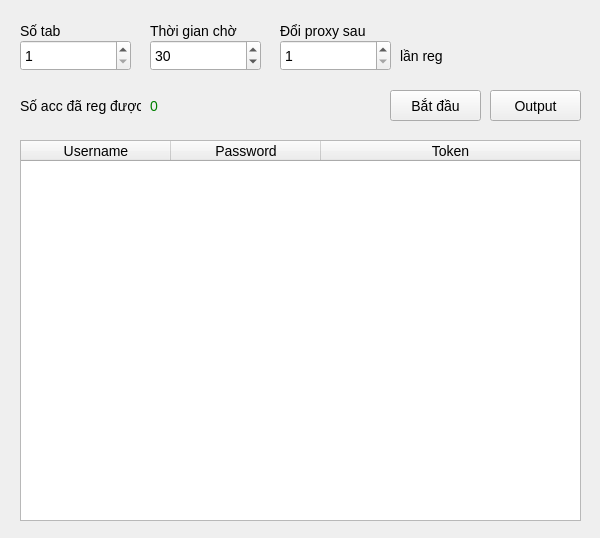
<?xml version="1.0" encoding="UTF-8"?>
<ui version="4.0">
 <class>MainWindow</class>
 <widget class="QMainWindow" name="MainWindow">
  <property name="geometry">
   <rect>
    <x>0</x>
    <y>0</y>
    <width>600</width>
    <height>538</height>
   </rect>
  </property>
  <property name="minimumSize">
   <size>
    <width>600</width>
    <height>538</height>
   </size>
  </property>
  <property name="maximumSize">
   <size>
    <width>600</width>
    <height>538</height>
   </size>
  </property>
  <property name="windowTitle">
   <string>BLOX REG</string>
  </property>
  <property name="styleSheet">
   <string notr="true">* {
	font-family: &quot;Segoe UI&quot;;
	font-size: 14px;
}

#label_3 {
	color: green;
}</string>
  </property>
  <widget class="QWidget" name="centralwidget">
   <layout class="QHBoxLayout" name="horizontalLayout">
    <property name="spacing">
     <number>0</number>
    </property>
    <property name="leftMargin">
     <number>10</number>
    </property>
    <property name="topMargin">
     <number>10</number>
    </property>
    <property name="rightMargin">
     <number>10</number>
    </property>
    <property name="bottomMargin">
     <number>10</number>
    </property>
    <item>
     <widget class="QFrame" name="frame">
      <property name="frameShape">
       <enum>QFrame::NoFrame</enum>
      </property>
      <property name="frameShadow">
       <enum>QFrame::Raised</enum>
      </property>
      <widget class="QLabel" name="label">
       <property name="geometry">
        <rect>
         <x>10</x>
         <y>10</y>
         <width>47</width>
         <height>21</height>
        </rect>
       </property>
       <property name="text">
        <string>Số tab</string>
       </property>
      </widget>
      <widget class="QSpinBox" name="spinBox">
       <property name="geometry">
        <rect>
         <x>10</x>
         <y>30</y>
         <width>111</width>
         <height>31</height>
        </rect>
       </property>
       <property name="minimum">
        <number>1</number>
       </property>
      </widget>
      <widget class="QLabel" name="label_2">
       <property name="geometry">
        <rect>
         <x>10</x>
         <y>80</y>
         <width>121</width>
         <height>31</height>
        </rect>
       </property>
       <property name="text">
        <string>Số acc đã reg được:</string>
       </property>
      </widget>
      <widget class="QLabel" name="label_3">
       <property name="geometry">
        <rect>
         <x>140</x>
         <y>80</y>
         <width>231</width>
         <height>31</height>
        </rect>
       </property>
       <property name="text">
        <string>0</string>
       </property>
      </widget>
      <widget class="QPushButton" name="pushButton">
       <property name="geometry">
        <rect>
         <x>380</x>
         <y>80</y>
         <width>91</width>
         <height>31</height>
        </rect>
       </property>
       <property name="cursor">
        <cursorShape>PointingHandCursor</cursorShape>
       </property>
       <property name="text">
        <string>Bắt đầu</string>
       </property>
      </widget>
      <widget class="QSpinBox" name="spinBox_2">
       <property name="geometry">
        <rect>
         <x>140</x>
         <y>30</y>
         <width>111</width>
         <height>31</height>
        </rect>
       </property>
       <property name="minimum">
        <number>10</number>
       </property>
       <property name="maximum">
        <number>9999</number>
       </property>
       <property name="value">
        <number>30</number>
       </property>
      </widget>
      <widget class="QLabel" name="label_4">
       <property name="geometry">
        <rect>
         <x>140</x>
         <y>10</y>
         <width>91</width>
         <height>21</height>
        </rect>
       </property>
       <property name="text">
        <string>Thời gian chờ</string>
       </property>
      </widget>
      <widget class="QTableWidget" name="tableWidget">
       <property name="geometry">
        <rect>
         <x>10</x>
         <y>130</y>
         <width>561</width>
         <height>381</height>
        </rect>
       </property>
       <attribute name="horizontalHeaderVisible">
        <bool>true</bool>
       </attribute>
       <attribute name="horizontalHeaderDefaultSectionSize">
        <number>150</number>
       </attribute>
       <attribute name="horizontalHeaderStretchLastSection">
        <bool>true</bool>
       </attribute>
       <attribute name="verticalHeaderVisible">
        <bool>true</bool>
       </attribute>
       <column>
        <property name="text">
         <string>Username</string>
        </property>
       </column>
       <column>
        <property name="text">
         <string>Password</string>
        </property>
       </column>
       <column>
        <property name="text">
         <string>Token</string>
        </property>
       </column>
      </widget>
      <widget class="QPushButton" name="pushButton_2">
       <property name="geometry">
        <rect>
         <x>480</x>
         <y>80</y>
         <width>91</width>
         <height>31</height>
        </rect>
       </property>
       <property name="cursor">
        <cursorShape>PointingHandCursor</cursorShape>
       </property>
       <property name="text">
        <string>Output</string>
       </property>
      </widget>
      <widget class="QSpinBox" name="spinBox_3">
       <property name="geometry">
        <rect>
         <x>270</x>
         <y>30</y>
         <width>111</width>
         <height>31</height>
        </rect>
       </property>
       <property name="minimum">
        <number>1</number>
       </property>
       <property name="maximum">
        <number>99</number>
       </property>
       <property name="value">
        <number>1</number>
       </property>
      </widget>
      <widget class="QLabel" name="label_5">
       <property name="geometry">
        <rect>
         <x>270</x>
         <y>10</y>
         <width>91</width>
         <height>21</height>
        </rect>
       </property>
       <property name="text">
        <string>Đổi proxy sau</string>
       </property>
      </widget>
      <widget class="QLabel" name="label_6">
       <property name="geometry">
        <rect>
         <x>390</x>
         <y>30</y>
         <width>51</width>
         <height>31</height>
        </rect>
       </property>
       <property name="text">
        <string>lần reg</string>
       </property>
      </widget>
     </widget>
    </item>
   </layout>
  </widget>
 </widget>
 <resources/>
 <connections/>
</ui>
